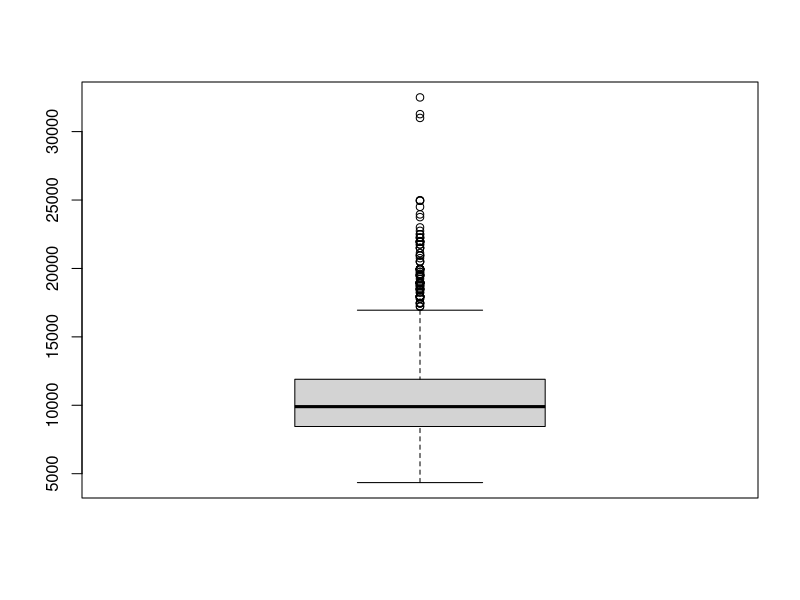
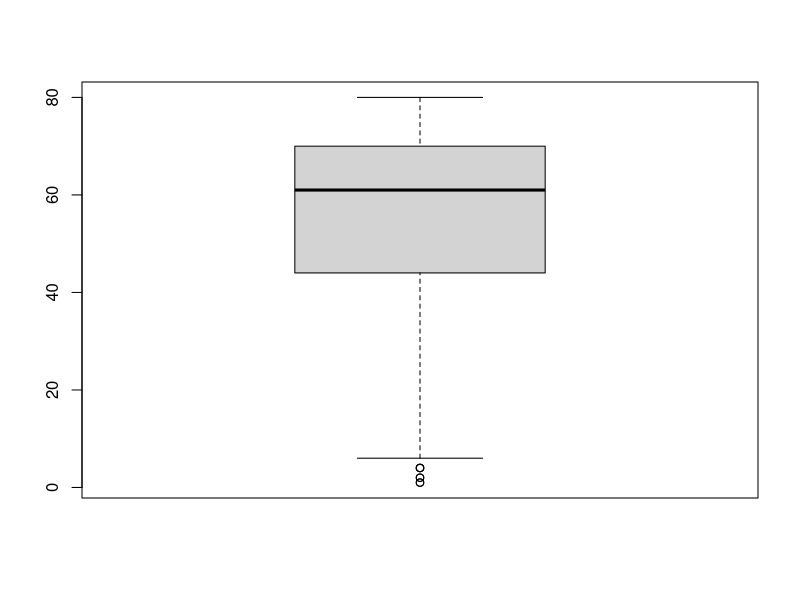
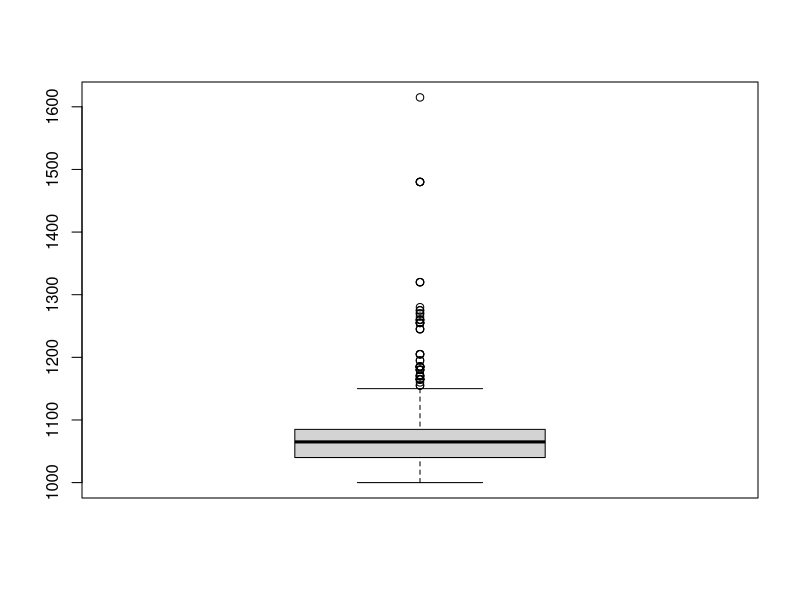

Recreate these plots in R, in order.
# install.packages("tidyverse")
# install.packages("Hmisc")

setwd("C:\\VS_Workshop\\Sem 6\\Data Mining and Predictive Modelling\\Lab ESE Practice\\Ass3")
library(tidyverse)
library(dplyr)
library(Hmisc)

dirty_df = read.csv('ToyotaCorolla - Dirty.csv')


check = function(dataset) {
    print(cat("Number of null values", sum(is.na(dataset)), " "))
    print(cat("% of null values", mean(is.na(dataset)), " "))
    
    print("Mean of all colums")
    for (i in 1:ncol(dataset)) {
        print(mean(dataset[,i], na.rm = TRUE))
    }
}

is.na(dirty_df)
check(dirty_df)


head(rename(dirty_df, Kilometers = KM))

clean_df = na.omit(dirty_df)

head(clean_df %>% mutate(priceTrans = Price / 100))

head(select(clean_df, -MetColor))

head(arrange(clean_df, Age))

slice(clean_df, 4:17)

sample_n(clean_df, 20)

head(filter(clean_df, FuelType == 'Petrol'))

glimpse(clean_df)

boxplot(clean_df$Price)

boxplot(clean_df$Age)

boxplot(clean_df$Weight)

print("Outliers of Weight are ")
boxplot.stats(clean_df$Weight)$out


# Numerical Imputation
dirty_df$Age = impute(dirty_df$Age, fun=mean)

dirty_df$CC = impute(dirty_df$CC, fun=mean)

dirty_df$Weight = impute(dirty_df$Weight, fun=mean)

for (i in 1:ncol(dirty_df)) {
    print(sum(is.na(dirty_df[,i])))
}

print("Phew! No null values anymore!")
